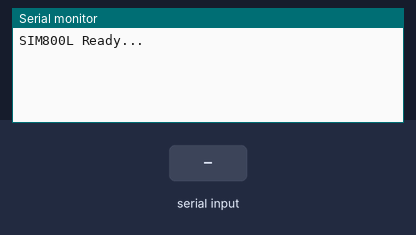
The sketch below on a simulated Arduino Uno, built with avr-gcc and run on an emulated ATmega328P. On the bench: the last lines printed to the serial monitor. The test bench sets the inputs (shaded band).

Above: at 1.2 s.
1.3 s: "1" received over the second serial link
At 1.7 s:
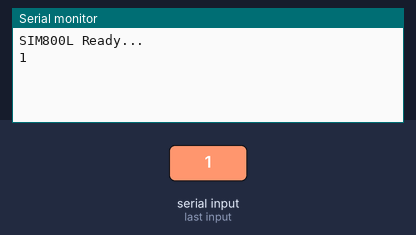
2.8 s: "0" received over the second serial link
At 4.0 s:
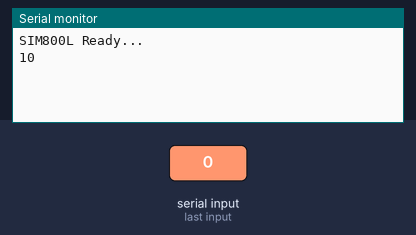

Measured:
- after the input at 1.3 s, the serial monitor: prints a new line at once (image 1)
- after the input at 2.8 s, the serial monitor: prints a new line at once (image 2)

The sketch:

basic_SMS_gw_SIM800L.ino
```cpp
#include <SoftwareSerial.h>

// RX Arduino (Konek ke TX SIM800L)
// TX Arduino (Konek ke RX SIM800L)
SoftwareSerial mySIM(10, 11);

void setup() {
  Serial.begin(9600); // Komunikasi ke Laptop
  mySIM.begin(9600);  // Komunikasi ke SIM800L (Default baudrate biasanya 9600)

  Serial.println("SIM800L Ready...");
}

void loop() {
  // Jika ada data dari SIM800L, kirim ke Serial Monitor
  if (mySIM.available()) {
    Serial.write(mySIM.read());
  }

  // Jika kita ketik sesuatu di Serial Monitor, kirim ke SIM800L
  if (Serial.available()) {
    mySIM.write(Serial.read());
  }
}
```
